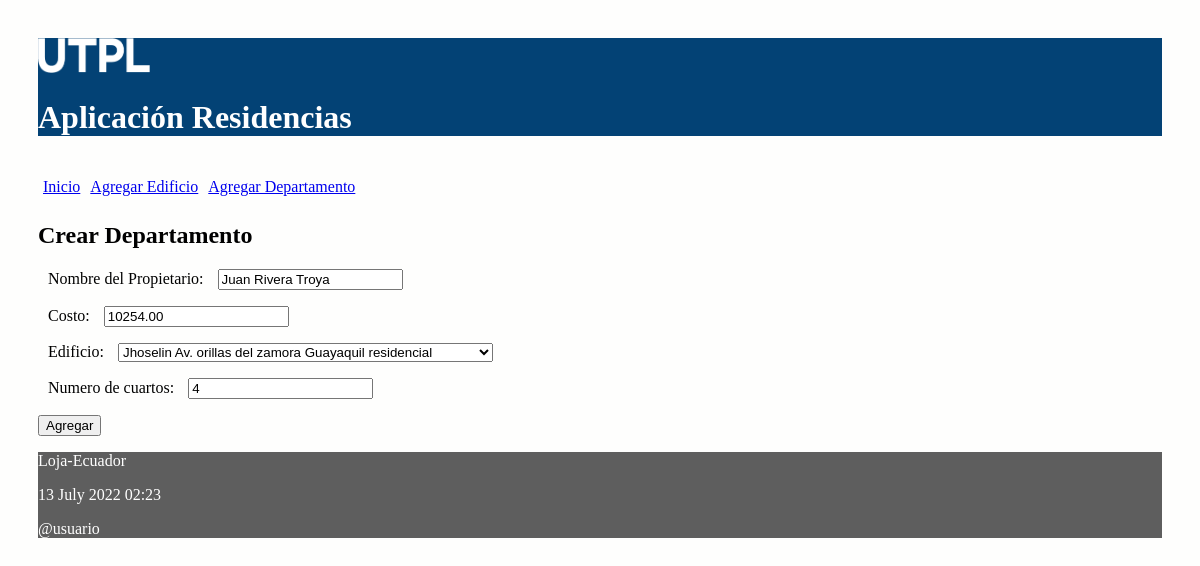
Screenshot of /editar/departamento/1 with the database file from the repository.
### residencia/models.py (models this page shows, shortened)
class Departamento(models.Model):
    nombrePropietario = models.CharField('Nombre del Propietario' ,max_length=100)
    costo = models.DecimalField(max_digits=100, decimal_places=2)
    nroCuartos = models.IntegerField('Numero de cuartos')
    edificio = models.ForeignKey(Edificio, on_delete=models.CASCADE,
            related_name="departamentos")

### residencia/views.py (the view)
# urls.py: path('editar/departamento/<int:id>', views.editar_departamento,
def editar_departamento(request, id):
    departamento = Departamento.objects.get(pk=id)
    if request.method=='POST':
        formulario = DepartamentoForm(request.POST, instance=departamento)
        print(formulario.errors)
        if formulario.is_valid():
            formulario.save()
            return redirect(index)
    else:
        formulario = DepartamentoForm(instance=departamento)
    diccionario = {'formulario': formulario}
    return render(request, 'crear_departamento.html', diccionario)

### residencia/forms.py
class DepartamentoForm(ModelForm):
    class Meta:
        model = Departamento
        fields = ['nombrePropietario', 'costo', 'edificio', 'nroCuartos']

### residencia/models.py (called while the page is built)
	def __str__(self):
		return "%s %s %s %s" % (self.nombre,
			self.direccion,
			self.ciudad,
			self.tipo)

### residencia/templates/crear_departamento.html (shortened to what this page needs)
{% extends "master.html" %}
{% block content %}
<h2>Crear Departamento</h3>
<form action="" method="post">
  {{formulario.as_p}}
  <p><input type='submit' value='Agregar'/></p>
</form>
{% endblock %}

### residencia/static/css/estilos.css (style rules this page uses)
body { background: #FEFEFD; padding: 30px; }
label { padding: 12px 10px; }

### rows the page displays
Departamento: nombrePropietario "Juan Rivera Troya", costo "10254.00", edificio "Jhoselin Av. orillas del zamora Guayaquil residencial", nroCuartos "4"
